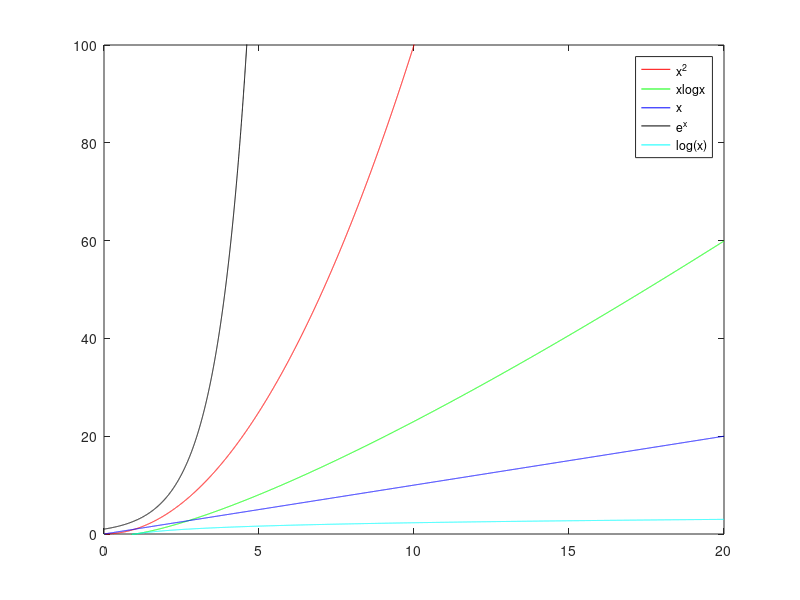

Source code (MATLAB):
x = linspace(0,20,10000)
plot(x,x.^2,'r-')
hold on
plot(x,x.*log(x),'g-')
plot(x,x,'b-')
plot(x,exp(x),'k-')
plot(x,log(x),'c-')
xlim([0 20])
ylim([0 100])
legend('x^2','xlogx','x','e^x','log(x)')

